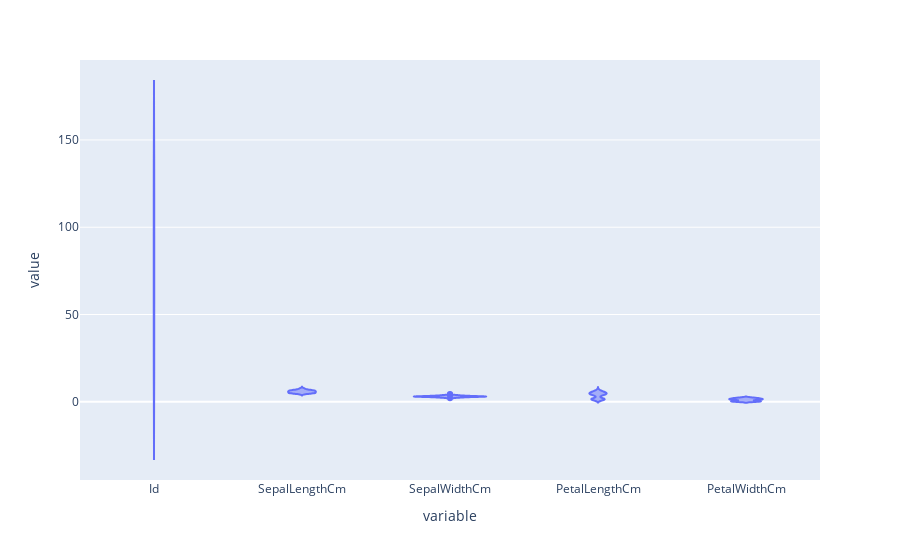

Source (notebook cell):
### Code cell
fig=px.violin(df.drop(['Species'],axis=1))
fig.show()

### Figure 1 — Plotly figure (JSON) as saved in the notebook; plotly's stock layout.template omitted (floating-point values rounded to 4 significant figures; data arrays with more than 128 entries replaced by an {"elided": "..."} marker saying what was removed)
{"data": [{"alignmentgroup": "True", "box": {"visible": false}, "hovertemplate": "variable=%{x}<br>value=%{y}<extra></extra>", "legendgroup": "", "marker": {"color": "#636efa"}, "name": "", "offsetgroup": "", "orientation": "v", "scalegroup": "True", "showlegend": false, "type": "violin", "x": {"elided": "750 str values"}, "x0": " ", "xaxis": "x", "y": {"elided": "750 float values"}, "y0": " ", "yaxis": "y"}], "layout": {"legend": {"tracegroupgap": 0}, "margin": {"t": 60}, "violinmode": "group", "xaxis": {"anchor": "y", "domain": [0, 1], "title": {"text": "variable"}}, "yaxis": {"anchor": "x", "domain": [0, 1], "title": {"text": "value"}}}}
